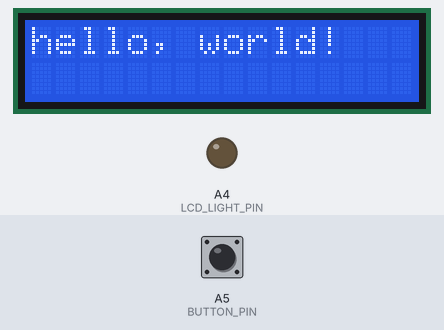
Bench run of a sketch on a simulated Arduino Uno, built with avr-gcc and run on an emulated ATmega328P. On the bench: 16×2 character LCD, output pins drawn as LEDs (lit = HIGH). The test bench sets the inputs (shaded band); at power-on: A5 (BUTTON_PIN) LOW. What the sketch prints to the serial monitor is not drawn.

Above: at 1.2 s.
1.3 s: A5 (BUTTON_PIN) pulled HIGH for 0.6 s
At 2.9 s:
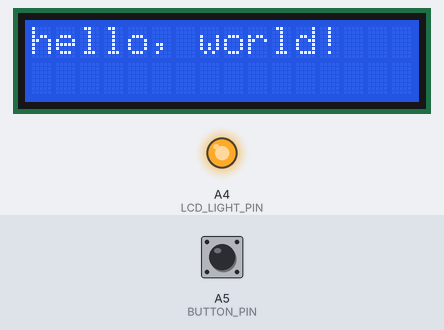
Timing chart, 0 to 4.4 s (numbered marks = the images above; inputs shaded):
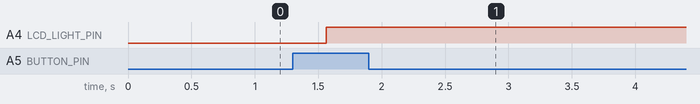

The sketch:

lcd_backlight_on_off.ino
```cpp
#include <LiquidCrystal.h>
#define BUTTON_PIN A5                       // The number of the push-button pin.
#define LCD_LIGHT_PIN A4                   // The number of the pin where anode of the display backlight is.
#define LCD_LIGHT_ON_TIME 60000             // How long (in milliseconds) should lcd light stay on?

unsigned int currentLcdLightOnTime = 0;
unsigned long lcdLightOn_StartMillis;     // For calculating the lcd light on time.

boolean isLcdLightOn;

int buttonState = 0;                       // For checking push-button state.

LiquidCrystal lcd(8, 9, 5, 6, 7, 3);        // Initialize the LiquidCrystal library with the numbers of the interface pins.
                                            // LiquidCrystal(rs, e, d4, d5, d6, d7)
void setup(){
 lcd.begin(16, 2);                        // Set the lcd number of columns and rows
 lcd.print("hello, world!");               // Print a message to the LCD.
 Serial.begin(9600);
  while (!Serial) {
    ; // wait for serial port to connect.
  }


  pinMode(BUTTON_PIN, INPUT);              // Set the push-button pin as an input.
  pinMode(LCD_LIGHT_PIN, OUTPUT);          // Set the lcd display backlight anode pin as an output.
  digitalWrite(LCD_LIGHT_PIN, LOW);         // Set the lcd display backlight anode pin to low - lcd light off.
  isLcdLightOn = false;
}

void loop(){

  buttonState = digitalRead(BUTTON_PIN);  // Check the state of the push-button.
   if (buttonState == HIGH){
    Serial.println("Button pressed - HIGH");   // Button pressed.
    lcdLightOn_StartMillis = millis();
    currentLcdLightOnTime = 0;
    isLcdLightOn = true;
    digitalWrite(LCD_LIGHT_PIN, HIGH);
  }
  else{
     if(isLcdLightOn){
      currentLcdLightOnTime = millis() - lcdLightOn_StartMillis;    // Button not pressed.
      if(currentLcdLightOnTime > LCD_LIGHT_ON_TIME){
        isLcdLightOn = false;
        digitalWrite(LCD_LIGHT_PIN, LOW);
      }
    }
  }

  Serial.print("Lcd light on time: ");
  delay(500);
  Serial.println(currentLcdLightOnTime);
}
```

Measured:
- after the input at 1.3 s, A4 (LCD_LIGHT_PIN): LOW → HIGH after 0.27 s
